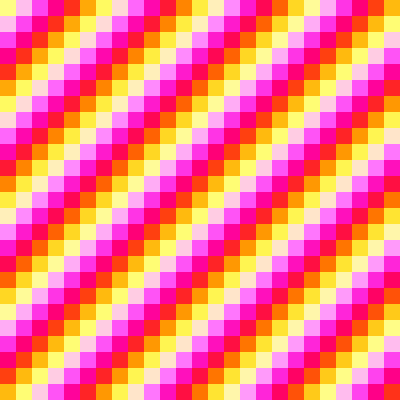
Frame 1 (no input)
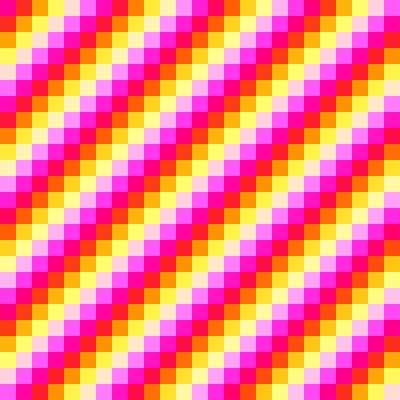
Frame 60 (the mouse pressed at the canvas centre just before this capture)
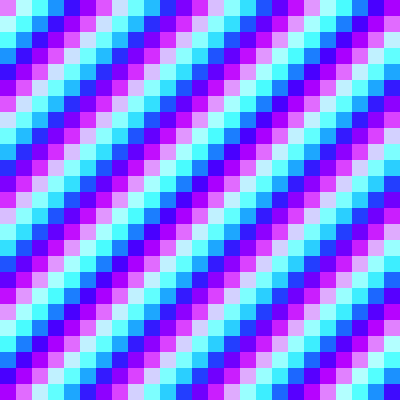
Frame 120 (the mouse held since frame 60 and released just before this capture)

The Processing sketch that drew these frames (run headless with seeded random() and noise(); from frame 60 on, the mouse is pressed at the canvas centre):

// Processing sketch: processing_132422
// ── processing_132422.pde

// 2D Array of objects
Cell[][] grid;

// Number of columns and rows in the grid
int cols = 25;
int rows = 25;

void setup() {
  size(400,400);
  grid = new Cell[cols][rows];
  for (int i = 0; i < cols; i++) {
    for (int j = 0; j < rows; j++) {
      // Initialize each object
      grid[i][j] = new Cell(i*16,j*16,16,16,i+j);
    }
  }
}

void draw() {
  background(0);
  // The counter variables i and j are also the column and row numbers and 
  // are used as arguments to the constructor for each object in the grid.  
  for (int i = 0; i < cols; i++) {
    for (int j = 0; j < rows; j++) {
      // Oscillate and display each object
      grid[i][j].oscillate();
      grid[i][j].display();
    }
  }
}

// A Cell object
class Cell {
  // A cell object knows about its location in the grid as well as its size with the variables x,y,w,h.
  float x,y;   // x,y location
  float w,h;   // width and height
  float angle; // angle for oscillating brightness

  // Cell Constructor
  Cell(float tempX, float tempY, float tempW, float tempH, float tempAngle) {
    x = tempX;
    y = tempY;
    w = tempW;
    h = tempH;
    angle = tempAngle;
  } 
  
  // Oscillation means increase angle
  void oscillate() {
    if (mousePressed){
    angle += -0.05; 
    } else {
      angle += 0.05;
    }
  }
  void display() {
    // Colors calculated using sine/cos wave
   if (mousePressed) {
    stroke((127+100*cos(angle)), (127+ 150*sin(angle)), 255);
    fill((127+100*cos(angle)), (127+ 150*sin(angle)), 255);
   } else { 
     stroke(255, (127+127*cos(angle)), (127+ 127*sin(angle)));
    fill(255, (127+127*cos(angle)), (127+ 127*sin(angle)));
   } 
   rect(x,y,w,h);
  }
}
